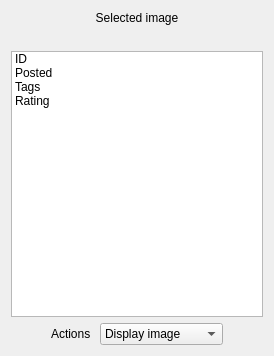
<?xml version="1.0" encoding="UTF-8"?>
<ui version="4.0">
 <class>ActionDialog</class>
 <widget class="QWidget" name="ActionDialog">
  <property name="geometry">
   <rect>
    <x>0</x>
    <y>0</y>
    <width>274</width>
    <height>356</height>
   </rect>
  </property>
  <property name="windowTitle">
   <string/>
  </property>
  <property name="autoFillBackground">
   <bool>false</bool>
  </property>
  <layout class="QGridLayout" name="gridLayout_2">
   <item row="0" column="0" colspan="3">
    <layout class="QGridLayout" name="gridLayout">
     <item row="0" column="0">
      <widget class="QLabel" name="captionLabel">
       <property name="text">
        <string>Selected image</string>
       </property>
       <property name="alignment">
        <set>Qt::AlignCenter</set>
       </property>
      </widget>
     </item>
     <item row="2" column="0">
      <widget class="QTreeWidget" name="dataTreeWidget">
       <property name="autoFillBackground">
        <bool>true</bool>
       </property>
       <property name="frameShape">
        <enum>QFrame::StyledPanel</enum>
       </property>
       <property name="frameShadow">
        <enum>QFrame::Sunken</enum>
       </property>
       <property name="alternatingRowColors">
        <bool>false</bool>
       </property>
       <property name="selectionMode">
        <enum>QAbstractItemView::SingleSelection</enum>
       </property>
       <property name="rootIsDecorated">
        <bool>false</bool>
       </property>
       <property name="uniformRowHeights">
        <bool>false</bool>
       </property>
       <property name="itemsExpandable">
        <bool>true</bool>
       </property>
       <property name="allColumnsShowFocus">
        <bool>true</bool>
       </property>
       <property name="headerHidden">
        <bool>true</bool>
       </property>
       <attribute name="headerVisible">
        <bool>false</bool>
       </attribute>
       <attribute name="headerStretchLastSection">
        <bool>true</bool>
       </attribute>
       <column>
        <property name="text">
         <string>Item data</string>
        </property>
       </column>
       <item>
        <property name="text">
         <string>ID</string>
        </property>
       </item>
       <item>
        <property name="text">
         <string>Posted</string>
        </property>
       </item>
       <item>
        <property name="text">
         <string>Tags</string>
        </property>
       </item>
       <item>
        <property name="text">
         <string>Rating</string>
        </property>
        <property name="flags">
         <set>ItemIsSelectable|ItemIsDragEnabled|ItemIsEnabled</set>
        </property>
       </item>
      </widget>
     </item>
     <item row="1" column="0">
      <widget class="QLabel" name="pictureLabel">
       <property name="text">
        <string/>
       </property>
       <property name="alignment">
        <set>Qt::AlignCenter</set>
       </property>
      </widget>
     </item>
    </layout>
   </item>
   <item row="1" column="0">
    <spacer name="horizontalSpacer">
     <property name="orientation">
      <enum>Qt::Horizontal</enum>
     </property>
     <property name="sizeHint" stdset="0">
      <size>
       <width>40</width>
       <height>20</height>
      </size>
     </property>
    </spacer>
   </item>
   <item row="1" column="1">
    <layout class="QFormLayout" name="formLayout">
     <item row="0" column="0">
      <widget class="QLabel" name="actionSelectLabel">
       <property name="text">
        <string>Actions </string>
       </property>
       <property name="buddy">
        <cstring>actionSelectComboBox</cstring>
       </property>
      </widget>
     </item>
     <item row="0" column="1">
      <widget class="KComboBox" name="actionSelectComboBox">
       <item>
        <property name="text">
         <string>Display image</string>
        </property>
       </item>
       <item>
        <property name="text">
         <string>Download image</string>
        </property>
       </item>
      </widget>
     </item>
    </layout>
   </item>
   <item row="1" column="2">
    <spacer name="horizontalSpacer_2">
     <property name="orientation">
      <enum>Qt::Horizontal</enum>
     </property>
     <property name="sizeHint" stdset="0">
      <size>
       <width>40</width>
       <height>20</height>
      </size>
     </property>
    </spacer>
   </item>
  </layout>
 </widget>
 <customwidgets>
  <customwidget>
   <class>KComboBox</class>
   <extends>QComboBox</extends>
   <header>kcombobox.h</header>
  </customwidget>
 </customwidgets>
 <resources/>
 <connections/>
</ui>
